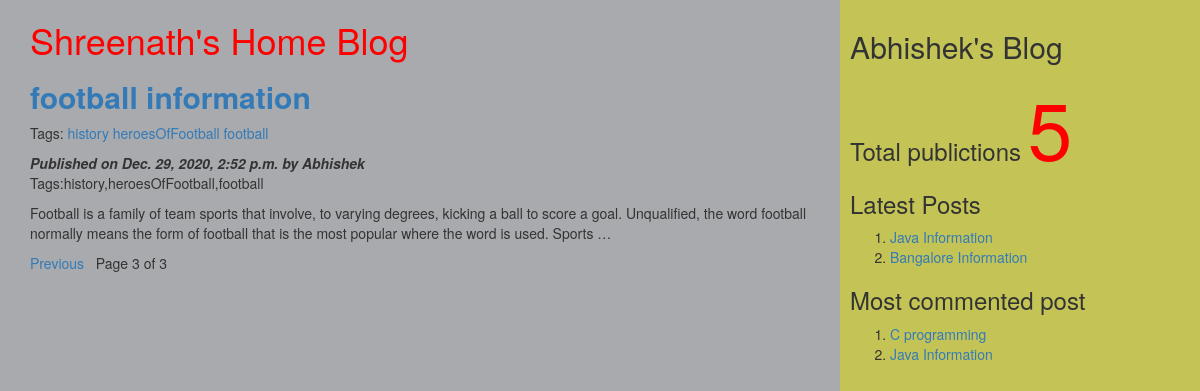
/?page=3, run on the app's committed database.
### myApp/models.py (models this page shows, shortened)
class Post(models.Model):
          tags=TaggableManager()
          STATUS_CHOICES=(('draft','Draft'),('published','Published'))
          title=models.CharField(max_length=256)
          slug=models.SlugField(max_length=264,unique_for_date='publish')
          author=models.ForeignKey(User,related_name='blog_posts',on_delete= models.CASCADE)
          body=models.TextField()
          publish=models.DateTimeField(default=timezone.now)
          created=models.DateTimeField(auto_now_add=True)
          updated=models.DateTimeField(auto_now=True)
          status= models.CharField(max_length=10,choices=STATUS_CHOICES,default='draft')
          objects=CustomManager()
          class Meta:
                ordering=('-publish',)
          def get_absolute_url(self):
                return reverse('post_detail',args=[self.publish.year,self.publish.strftime('%m'),self.publish.strftime('%d'),self.slug])

### myApp/views.py (the view)
# urls.py: url(r'^$',views.post_list_view),
def post_list_view(request,tag_slug=None):
    post_list=Post.objects.all()
    tag=None
    if tag_slug:
        tag=get_object_or_404(Tag,slug=tag_slug)#provided slug
        post_list=post_list.filter(tags__in=[tag])
    paginator=Paginator(post_list,2) #step1
    page_number=request.GET.get('page') #step2
    try:
       post_list=paginator.page(page_number) #step2
    except PageNotAnInteger:
       post_list=paginator.page(1) #step 3
    except EmptyPage:
      post_list=paginator.page(paginator.num_pages) #step 4
    d={'post_list':post_list,'tag':tag}
    return render(request,'myApp/post_list.html',d)

### myApp/models.py (called while the page is built)
    def get_queryset(self):
        return super().get_queryset().filter(status='published')

### myApp/templatetags/mytags.py (called while the page is built)
@register.simple_tag
def total_posts():
    return Post.objects.count()

@register.inclusion_tag('myApp/latest_post.html')
def show_latest_posts(count=3):
    latest_posts=Post.objects.order_by('-publish')[:count]
    return {'latest_posts':latest_posts}

@register.simple_tag
def get_most_commented_posts(count=2):
    return Post.objects.annotate(total_comments=Count('comments')).order_by('-total_comments')[:count]

### templates/myapp/post_list.html (shortened to what this page needs)
<html>
    {%extends 'myApp/parent.html'%}
        {%block content_block%}
        <h1 style="color:red">Shreenath's Home Blog</h1>
        {%for post in post_list%}
        <a href="{{post.get_absolute_url}}"><h2><b>{{post.title}}</b></h2></a>
         <p>Tags:
              {%for t in post.tags.all%}
              <a href="{%url "post_list_by_tag_name" t.slug%}">{{t.name}}</a>
               {%endfor%}
          </p>
        <i><b>Published on {{post.publish}} by {{post.author|title}}</b></i>
        <p>Tags:{{post.tags.all|join:','}}</p>
        {{post.body|truncatewords:40|linebreaks}}
        {%endfor%}
        {%include 'myApp/pagination.html' with page=post_list%}
        {%endblock%}

### templates/myapp/parent.html (shortened to what this page needs)
<html>
{%load mytags%}
    <head>
        <link rel="stylesheet" href="https://maxcdn.bootstrapcdn.com/bootstrap/3.3.7/css/bootstrap.min.css">
    </head>
    <body>
        <div class="content" style="width:70%;float:left;background-color:a8aaad;height:300%;padding:0 0 0 30px">
              {%block content_block%}
              {%endblock%}
        </div>
        <div class="sidebar" style="width:30%;float:right;background-color:#c4c456;height:300%;padding:10px">
            <h2>Abhishek's Blog</h2>
            <h3>Total publictions
              <span style="color:red;font-size:80px">
              {%total_posts%}</span>
              <h3>Latest Posts</h3>
              {% show_latest_posts 2 %}
              <h3>Most commented post</h3>
              {%get_most_commented_posts as m%}
              <ol>
                {%for post in m%}
                <li><a href="{{post.get_absolute_url}}">{{post.title}}</a></li>
                {%endfor%}
              </ol>
            </h3>
        </div>
    </body>
</html>

### templates/myapp/pagination.html (shortened to what this page needs)
<!DOCTYPE html>
<html lang="en" dir="ltr">
  <body>
     <div class="paginator">
       {%if page.has_previous%}
       <a href="?page={{page.previous_page_number}}">Previous</a>&nbsp&nbsp
       {%endif%}
      <span>Page {{page.number}} of {{page.paginator.num_pages}}</span>&nbsp&nbsp
     </div>
  </body>
</html>

### templates/myapp/latest_post.html
<!DOCTYPE html>
<html lang="en" dir="ltr">
  <body>
    <ol>
    {%for post in latest_posts%}
    <li><a href="{{post.get_absolute_url}}">{{post.title}}</a></li>
    {%endfor%}
    </ol>
  </body>
</html>

### data on the page
Post: title "football information", publish "Dec. 29, 2020, 2:52 p.m.", author "Abhishek", tags.all "history,heroesOfFootball,football", body "Football is a family of team sports that involve, to varying degrees, kicking a ball to score a goal. Unqualified, the word football normally means the form of football that is the most popular where the word is used. Sports …"
Tag: name "history"
Tag: name "heroesOfFootball"
Tag: name "football"
Post: title "Java Information"
Post: title "Bangalore Information"
Post: title "C programming"

### other printed values
{{ page.number }} "3"
{{ page.paginator.num_pages }} "3"
